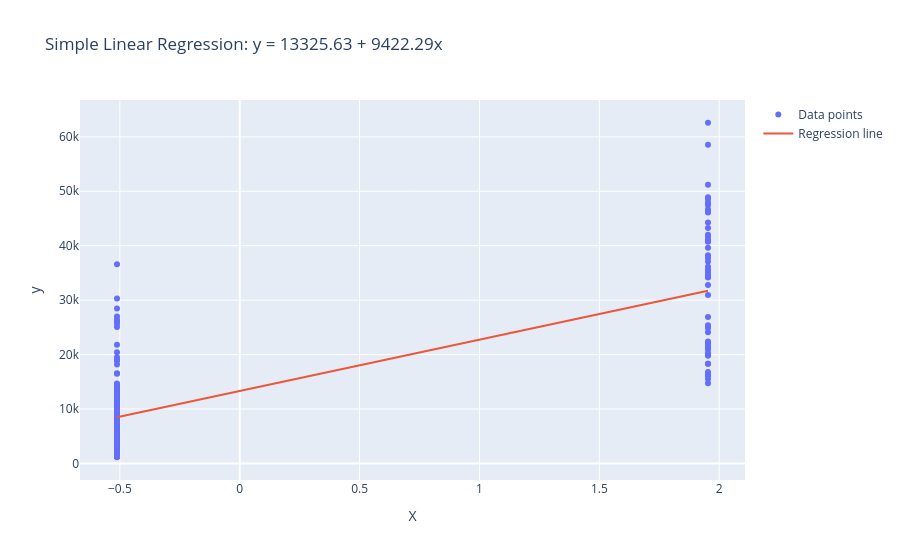

Write notebook code for a chart like this one.
### Code cell
smoke_ridge_model.plot(X_test_smoker, Y_test , y_pred_smoker_ridge)

### Figure 1 — Plotly figure (JSON) as saved in the notebook; plotly's stock layout.template omitted (floating-point values rounded to 4 significant figures; data arrays with more than 128 entries replaced by an {"elided": "..."} marker saying what was removed)
{"data": [{"mode": "markers", "name": "Data points", "type": "scatter", "x": {"elided": "268 float values"}, "y": {"elided": "268 float values"}}, {"mode": "lines", "name": "Regression line", "type": "scatter", "x": {"elided": "268 float values"}, "y": {"elided": "268 float values"}}], "layout": {"title": {"text": "Simple Linear Regression: y = 13325.63 + 9422.29x"}, "xaxis": {"title": {"text": "X"}}, "yaxis": {"title": {"text": "y"}}}}
